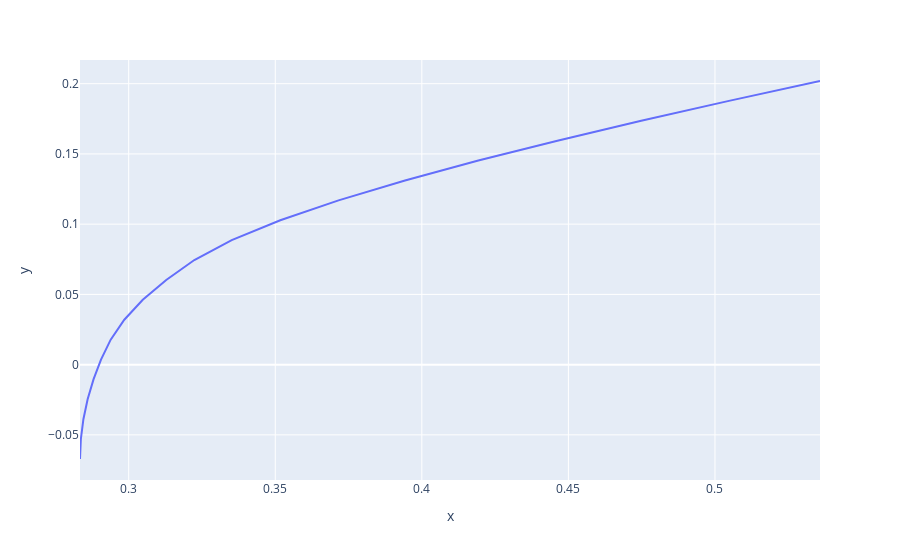

The notebook cell this image was saved under:
### Code cell
portfolio = dgf.Portfolio(assets=assets, weights=weights, predictable_income=predictable_income)

print("Maximum Sharpe ratio: {}".format(portfolio.maximize_sharpe_ratio(r=risk_free_rate)))
for i in range(0,len(df.columns)):
    print("{}: {}".format(df.columns[i], portfolio.weights[i]))
#print("Portfolio weights (max Sharpe): {}".format(portfolio.weights))

efficient_frontier_data = portfolio.efficient_frontier(r=risk_free_rate)

x = efficient_frontier_data["eff"]["std"]
y = efficient_frontier_data["eff"]["return"]
fig = px.line(x=x, y=y)
fig.show()

### Figure 1 — Plotly figure (JSON) as saved in the notebook; plotly's stock layout.template omitted (floating-point values rounded to 4 significant figures)
{"data": [{"hovertemplate": "x=%{x}<br>y=%{y}<extra></extra>", "legendgroup": "", "line": {"color": "#636efa", "dash": "solid"}, "marker": {"symbol": "circle"}, "mode": "lines", "name": "", "orientation": "v", "showlegend": false, "type": "scatter", "x": [0.2834, 0.2837, 0.2845, 0.286, 0.288, 0.2906, 0.2939, 0.2985, 0.3048, 0.3128, 0.3224, 0.3351, 0.3517, 0.3716, 0.3943, 0.4193, 0.4462, 0.4748, 0.5048, 0.5358], "xaxis": "x", "y": [-0.06718, -0.05302, -0.03885, -0.02469, -0.01053, 0.003634, 0.0178, 0.03196, 0.04612, 0.06028, 0.07445, 0.08861, 0.1028, 0.1169, 0.1311, 0.1453, 0.1594, 0.1736, 0.1877, 0.2019], "yaxis": "y"}], "layout": {"legend": {"tracegroupgap": 0}, "margin": {"t": 60}, "xaxis": {"anchor": "y", "domain": [0, 1], "title": {"text": "x"}}, "yaxis": {"anchor": "x", "domain": [0, 1], "title": {"text": "y"}}}}
